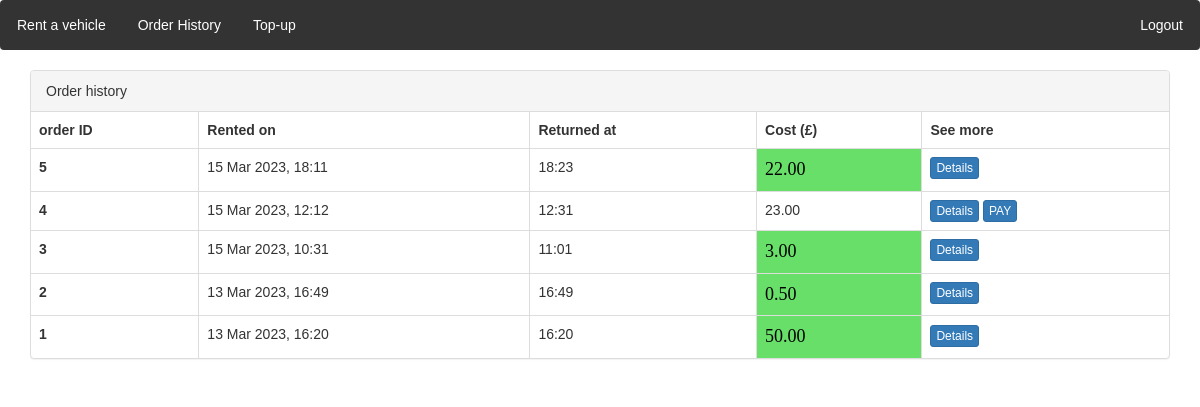
/order_history/ (signed in), run on an earlier commit of the app's database.
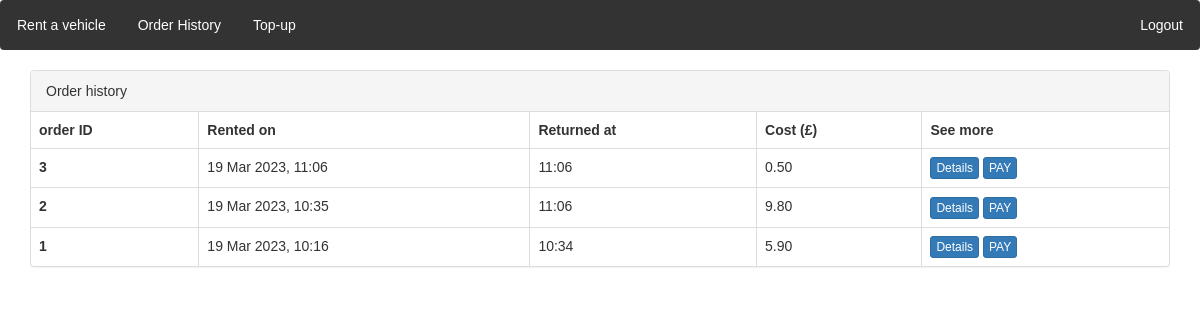
And on a later commit of the database.
### locations/models.py (models this page shows)
class Order(models.Model):
    customer = models.ForeignKey(CustomUser, on_delete=models.CASCADE)
    vehicle = models.ForeignKey(Vehicle, on_delete=models.CASCADE)
    initial_time = models.DateTimeField(auto_now_add=True)
    cost = models.DecimalField(max_digits=6, decimal_places=2, null = True, default=None)
    final_time = models.DateTimeField(null = True)
    initial_location = models.ForeignKey(Location, on_delete=models.CASCADE, null=False, related_name='start')
    final_location = models.ForeignKey(Location, on_delete=models.CASCADE, null=True, related_name='end')
    is_paid = models.BooleanField(default=False)

### locations/views.py (the view)
# urls.py: path('order_history/', views.order_history,name='order_history'),
def order_history(request):
    if request.user is None or not request.user.is_authenticated:
        return redirect("/accounts/login")
    username = request.user.username
    logged_customer = CustomUser.objects.get(user=User.objects.get(username=username))
    queryset = models.Order.objects.filter(customer=logged_customer).order_by('id').reverse()
    return render(request, 'locations/order_history.html', {'queryset': queryset})

### locations/context_processors.py (called while the page is built)
def message_processor(request):
    if not request.user.username:
         return {
        'unreturned' : None
    }
    username = request.user.username
    logged_user  = CustomUser.objects.get(user = User.objects.get(username = username))
    unreturned_order = Order.objects.filter(customer = logged_user, final_time = None).first()
    return {
        'unreturned' : unreturned_order
    }

### templates/locations/order_history.html (shortened to what this page needs)
{% extends "locations/base.html" %}
{% load static %}
{% block extrahead %}
<link rel="stylesheet" type="text/css" href="{% static 'css/order.css' %}">
{% endblock %}
{% block content %}
  <div class="container">
    <div class="panel panel-default">
      <div class="panel-heading"> Order history</div>
      <table class="table table-bordered">
        <thead>
          <tr>
            <th>order ID</th>
            <th> Rented on</th>
            <th> Returned at</th>
            <th> Cost (£) </th>
            <th> See more</th>
          </tr>
        </thead>
        <tbody>
        {% for obj in queryset %}
          <tr>
            <th>{{obj.id}}</th>
            <td>{{ obj.initial_time|date:"d M Y, H:i" }}</td>
            <td>{{ obj.final_time|date:"H:i" }}</td>
            {% if obj.is_paid %}
            <td class="cost"> {{ obj.cost}} </td>
            {% elif obj.cost != None %}
            <td> {{ obj.cost}} </td>
            {% else %}
            <td>  </td>
            {% endif %}
            <td>
              {% if obj.final_time != None%}
              <a class="btn btn-primary btn-xs" href="{% url 'locations:order_detail' nid=obj.id %}"> Details</a>
              {% else%}
              The orer must be terminated to see its details.
              {% endif %}
              {% if obj.is_paid %}
              {% else %}
              {% if obj.cost != None %}
              <a class="btn btn-primary btn-xs" href="{% url 'locations:order_payment' nid=obj.id %}"> PAY </a>
              {% endif %}
              {% endif %}
            </td>
          </tr>
        {% endfor %}
        </tbody>
      </table>
    </div>
  </div>
{% endblock %}

What changed in the data, as far as the page shows it:
removed Order: id "5", initial_time "15 Mar 2023, 18:11", final_time "18:23", cost "22.00", shows "Details"
removed Order: id "4", initial_time "15 Mar 2023, 12:12", final_time "12:31", cost "23.00", shows "Details", is_paid "PAY"
changed Order id 3: initial_time "15 Mar 2023, 10:31" → "19 Mar 2023, 11:06"; final_time "11:01" → "11:06"; is_paid True → False (drawn); cost "3.00" → "0.50"
changed Order id 2: initial_time "13 Mar 2023, 16:49" → "19 Mar 2023, 10:35"; final_time "16:49" → "11:06"; is_paid True → False (drawn); cost "0.50" → "9.80"
changed Order id 1: initial_time "13 Mar 2023, 16:20" → "19 Mar 2023, 10:16"; final_time "16:20" → "10:34"; is_paid True → False (drawn); cost "50.00" → "5.90"
